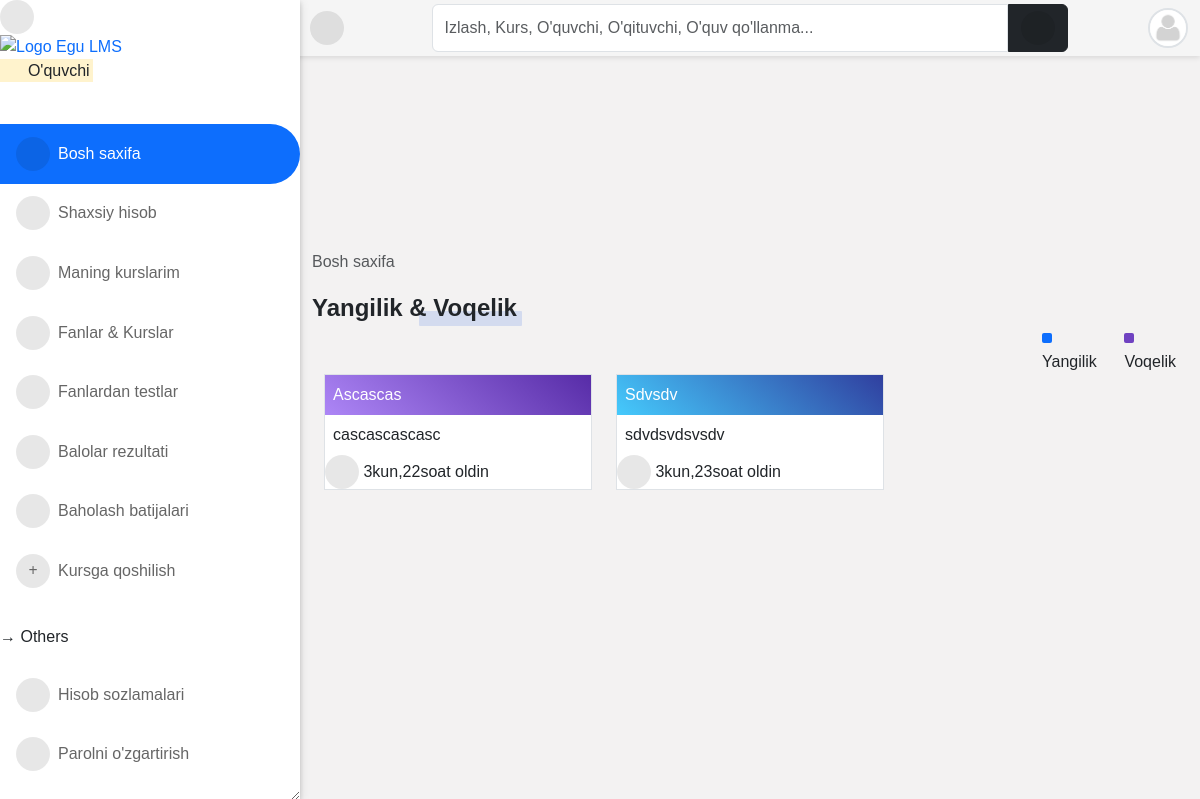
The app's page / (signed in), older data.
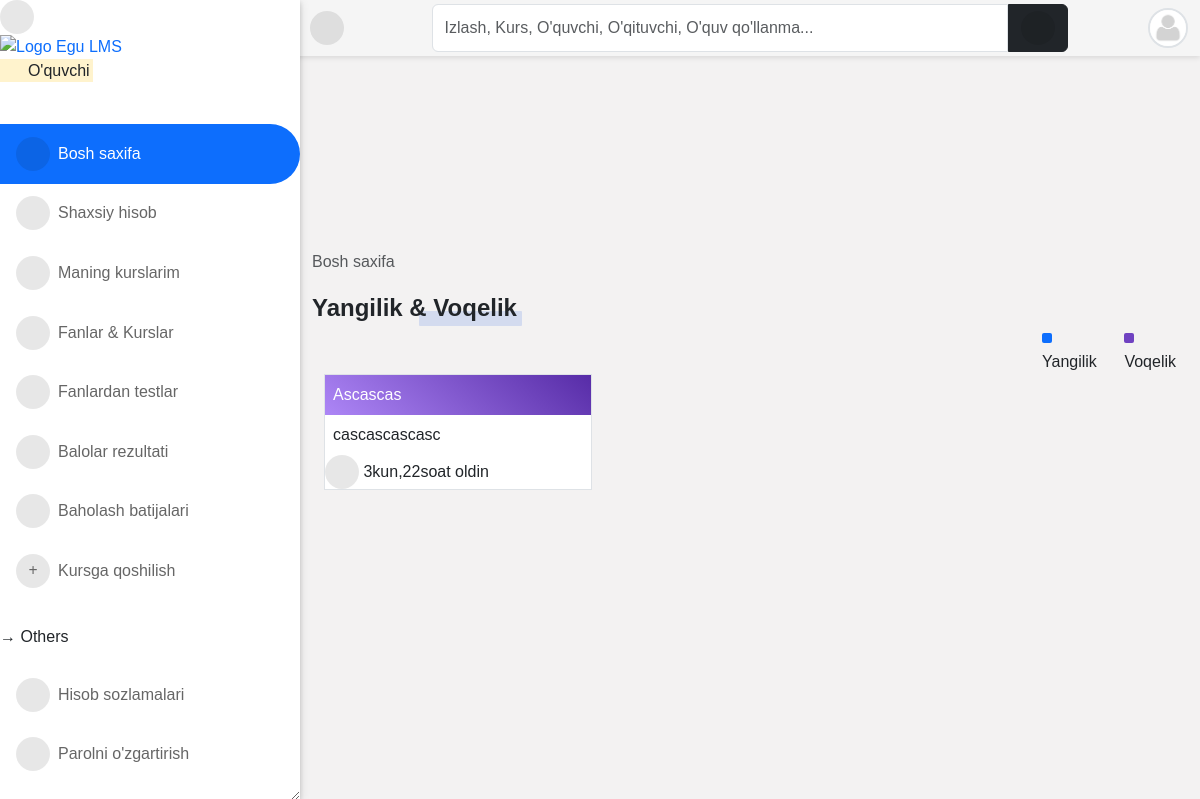
The same page, newer data.
### core/models.py (models this page shows, shortened)
class NewsAndEvents(models.Model):
    title = models.CharField(max_length=200, null=True)
    summary = models.TextField(max_length=200, blank=True, null=True)
    posted_as = models.CharField(choices=POST, max_length=10)
    updated_date = models.DateTimeField(auto_now=True, auto_now_add=False, null=True)
    upload_time = models.DateTimeField(auto_now=False, auto_now_add=True, null=True)
    objects = NewsAndEventsManager()

### core/views.py (the view)
# urls.py: path("", home_view, name="home"),
@login_required
def home_view(request):
    items = NewsAndEvents.objects.all().order_by("-updated_date")
    context = {
        "title": "Yangiliklar",
        "items": items,
    }
    return render(request, "core/index.html", context)

### accounts/models.py (called while the page is built)
    @property
    def get_user_role(self):
        if self.is_superuser:
            role = "Boshliq"
        elif self.is_student:
            role = "O'quvchi"
        elif self.is_lecturer:
            role = "O'qituvchi"
        elif self.is_parent:
            role = "Ota-ona"
        return role

### core/models.py (called while the page is built)
    def get_queryset(self):
        return NewsAndEventsQuerySet(self.model, using=self._db)

    def all(self):
        return self.get_queryset()

### templates/core/index.html (shortened to what this page needs)
{% extends 'base.html' %}
{% load static %}
{% block content %}
<nav style="--bs-breadcrumb-divider: '>';" aria-label="breadcrumb">
    <ol class="breadcrumb">
      <li class="breadcrumb-item active" aria-current="page">Bosh saxifa</li>
    </ol>
</nav>
<div>
    <div class="title-1">Yangilik &amp; Voqelik</div>
</div>
<div class="col-md-2 ms-auto d-flex">
    <div class="me-3">
        <span class="color-indicator bg-primary"></span> Yangilik
    </div>
    <div>
        <span class="color-indicator bg-purple"></span> Voqelik
    </div>
</div>
<div class="container-fluid">
    {% if items %}
    <div class="row">
        {% for item in items %}
        <div class="col-md-4 mb-4">
            <div class="bg-white border">
                <div class="card-header-ne {% if item.posted_as == 'News' %}news{% else %}events{% endif %} p-2">
                    <span class="p-0">
                        {{ item.title|title }}
                    </span>
                </div>
                <div class="p-2">{{ item.summary }}</div>
                <div class="date-wrapper">
                    <i class="fa fa-calendar mr-2"></i>
                    {{ item.updated_date|timesince }} oldin
                </div>
            </div>
        </div>
        {% endfor %}
    </div>
    {% else %}
    <h4 class="text-center mt-5 py-5 text-muted">
        <i class="fa-regular fa-folder-open me-2"></i> O'quv markaz yangiliklari hamda voqealari shu yerda poch etiladi!
    </h4>
    {% endif %}
</div>
{% endblock content %}

Row changes from the older to the newer data that the page shows:
removed NewsAndEvents: title "Sdvsdv", summary "sdvdsvdsvsdv", updated_date "3kun,23soat", posted_as "News" (drawn)
